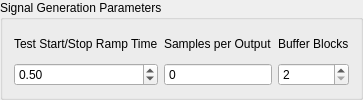
        <widget class="QGroupBox" name="signal_generation_groupbox">
         <property name="title">
          <string>Signal Generation Parameters</string>
         </property>
         <layout class="QGridLayout" name="gridLayout_9">
          <item row="0" column="1">
           <layout class="QVBoxLayout" name="samples_per_write_layout">
            <item>
             <widget class="QLabel" name="samples_per_write_label">
              <property name="text">
               <string>Samples per Output</string>
              </property>
             </widget>
            </item>
            <item>
             <widget class="QSpinBox" name="samples_per_write_display">
              <property name="enabled">
               <bool>true</bool>
              </property>
              <property name="toolTip">
               <string>&lt;html&gt;&lt;head/&gt;&lt;body&gt;&lt;p&gt;&lt;span style=&quot; font-weight:600;&quot;&gt;Samples per Output&lt;/span&gt;&lt;/p&gt;&lt;p&gt;Number of new samples generated by each realization taking into account the overlap with the previous realization.&lt;/p&gt;&lt;/body&gt;&lt;/html&gt;</string>
              </property>
              <property name="readOnly">
               <bool>true</bool>
              </property>
              <property name="buttonSymbols">
               <enum>QAbstractSpinBox::NoButtons</enum>
              </property>
              <property name="maximum">
               <number>10000000</number>
              </property>
             </widget>
            </item>
           </layout>
          </item>
          <item row="0" column="0">
           <layout class="QVBoxLayout" name="verticalLayout_3">
            <item>
             <widget class="QLabel" name="ramp_time_label">
              <property name="text">
               <string>Test Start/Stop Ramp Time</string>
              </property>
             </widget>
            </item>
            <item>
             <widget class="QDoubleSpinBox" name="ramp_time_spinbox">
              <property name="toolTip">
               <string>&lt;html&gt;&lt;head/&gt;&lt;body&gt;&lt;p&gt;&lt;span style=&quot; font-weight:600;&quot;&gt;Test Start/Stop Ramp Time&lt;/span&gt;&lt;/p&gt;&lt;p&gt;Time in seconds that the controller takes to change the test level to or from zero. The test level is changed smoothly to prevent damaging the excitation hardware or part under test. Larger numbers will result in a more smooth transition between test levels, while smaller numbers will make the test level change more quickly.&lt;/p&gt;&lt;/body&gt;&lt;/html&gt;</string>
              </property>
              <property name="minimum">
               <double>0.010000000000000</double>
              </property>
              <property name="maximum">
               <double>100.000000000000000</double>
              </property>
              <property name="singleStep">
               <double>0.100000000000000</double>
              </property>
              <property name="value">
               <double>0.500000000000000</double>
              </property>
             </widget>
            </item>
           </layout>
          </item>
          <item row="0" column="2">
           <layout class="QVBoxLayout" name="buffer_blocks_layout">
            <item>
             <widget class="QLabel" name="buffer_blocks_label">
              <property name="text">
               <string>Buffer Blocks</string>
              </property>
             </widget>
            </item>
            <item>
             <widget class="QSpinBox" name="buffer_blocks_selector">
              <property name="enabled">
               <bool>true</bool>
              </property>
              <property name="toolTip">
               <string>&lt;html&gt;&lt;head/&gt;&lt;body&gt;&lt;p&gt;&lt;span style=&quot; font-weight:600;&quot;&gt;Buffer Blocks&lt;/span&gt;&lt;/p&gt;&lt;p&gt;The number of blocks to keep in the signal generation buffer.  A smaller number will make the controller more responsive but also increase the risk of underflow issues which will stop the test abruptly and may damage test hardware.&lt;/p&gt;&lt;/body&gt;&lt;/html&gt;</string>
              </property>
              <property name="minimum">
               <number>2</number>
              </property>
              <property name="maximum">
               <number>100</number>
              </property>
             </widget>
            </item>
           </layout>
          </item>
         </layout>
        </widget>
